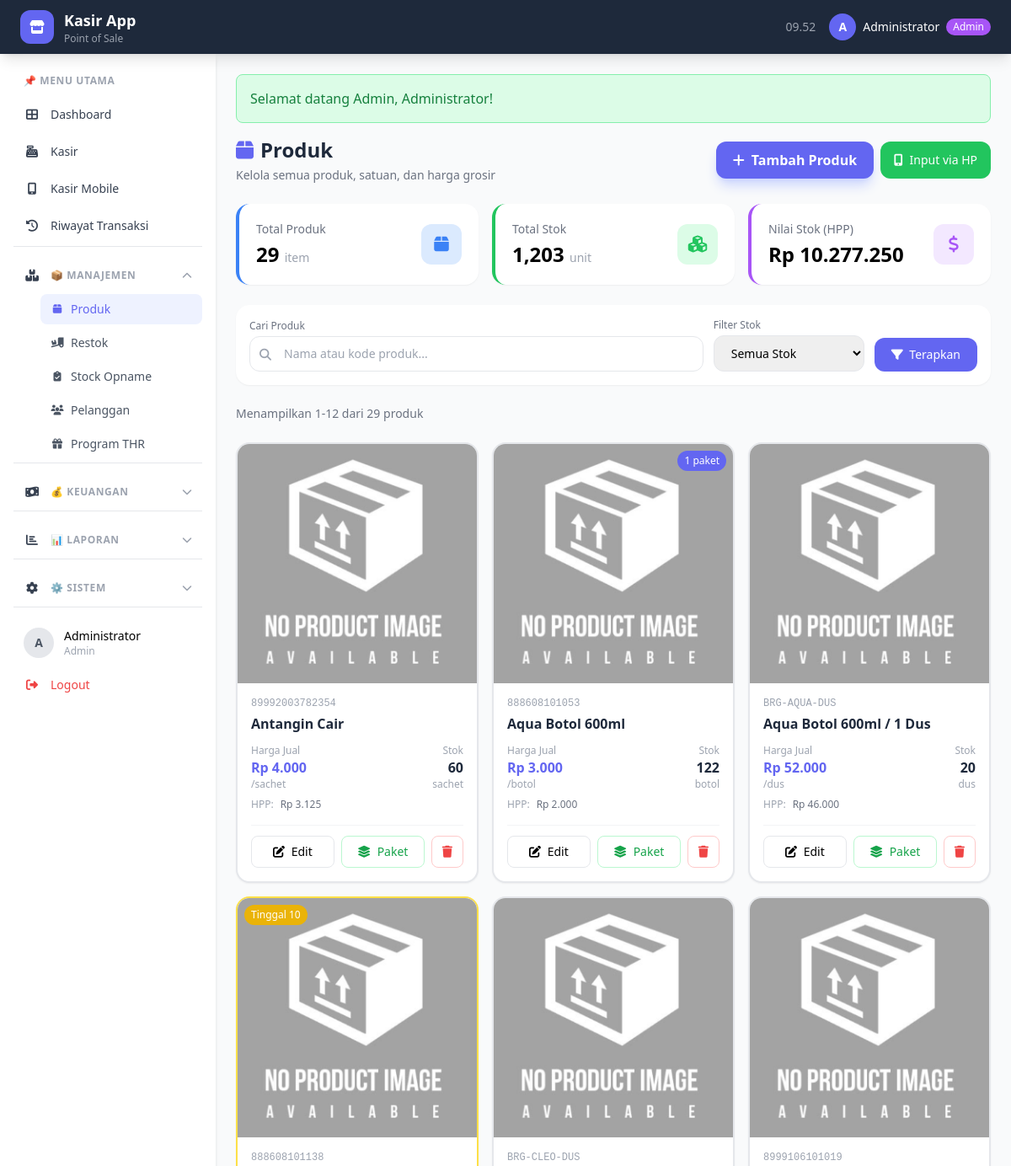
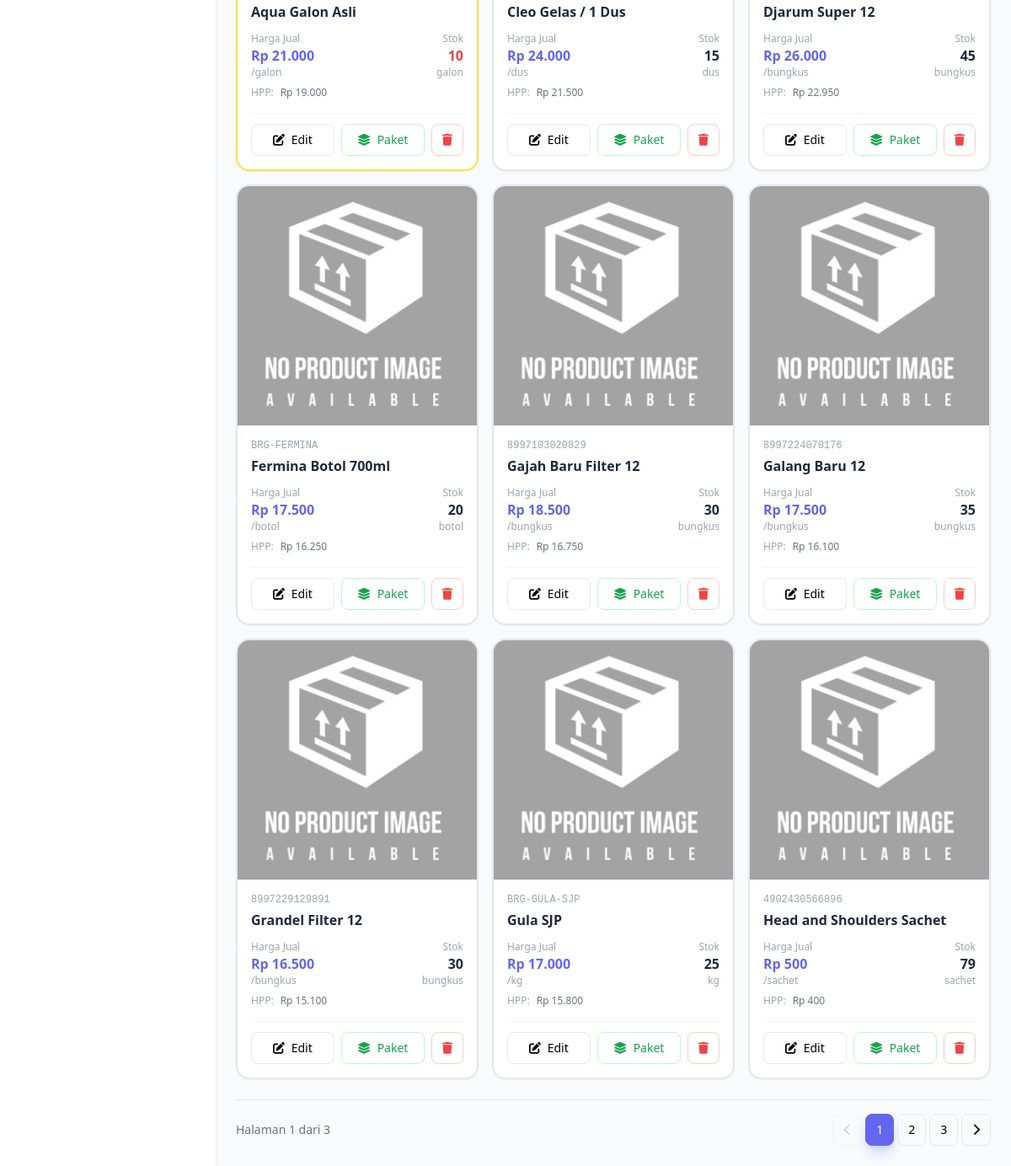
Screenshot of /index.php?page=produk (signed in) with the database file from the repository (2 pictures, top to bottom).
### tables this page shows
CREATE TABLE `produk` (
  `id` int(11) NOT NULL AUTO_INCREMENT,
  `kode` varchar(50) NOT NULL,
  `nama` varchar(100) NOT NULL,
  `gambar` varchar(255) DEFAULT NULL,
  `satuan_dasar` varchar(20) NOT NULL DEFAULT 'pcs',
  `harga_beli` decimal(10,2) NOT NULL DEFAULT 0.00,
  `harga_jual` decimal(10,2) NOT NULL DEFAULT 0.00,
  `stok_dasar` int(11) NOT NULL DEFAULT 0,
  `created_at` timestamp NOT NULL DEFAULT current_timestamp(),
  `updated_at` timestamp NOT NULL DEFAULT current_timestamp() ON UPDATE current_timestamp(),
  PRIMARY KEY (`id`),
  UNIQUE KEY `kode` (`kode`)
);

### functions/upload.php (called while the page is built, shortened)
<?php
function getGambar($gambar = null) {
    return "uploads/produk/default.png";
}
?>

### halaman/produk.php (the view, shortened to what this page needs)
<?php
$search = $_GET['search'] ?? '';
$filter_stok = $_GET['stok'] ?? 'semua';
$currentPage = isset($_GET['page_num']) ? max(1, (int)$_GET['page_num']) : 1;
$perPage = 12;
$where = "WHERE 1=1";
$totalQuery = mysqli_query($conn, "SELECT COUNT(*) as total FROM produk p $where");
$totalRows = mysqli_fetch_assoc($totalQuery)['total'];
$totalPages = ceil($totalRows / $perPage);
$start = ($currentPage - 1) * $perPage;
$produk_list = mysqli_query($conn, "
    SELECT p.*,
           (SELECT COUNT(*) FROM satuan WHERE produk_id = p.id) as jml_satuan,
           (SELECT COUNT(*) FROM grosir WHERE produk_id = p.id) as jml_grosir
    FROM produk p
    $where
    ORDER BY p.nama ASC
    LIMIT $start, $perPage
");
$total_produk = mysqli_fetch_assoc(mysqli_query($conn, "SELECT COUNT(*) as total FROM produk"))['total'];
$total_stok = mysqli_fetch_assoc(mysqli_query($conn, "SELECT COALESCE(SUM(stok_dasar),0) as total FROM produk"))['total'];
$total_nilai = mysqli_fetch_assoc(mysqli_query($conn, "SELECT COALESCE(SUM(stok_dasar * harga_beli),0) as total FROM produk"))['total'];
?>
<div class="space-y-6">
    <div class="flex flex-col md:flex-row md:items-center md:justify-between gap-4">
        <div>
            <h1 class="text-2xl font-bold text-dark">
                <i class="fas fa-box text-primary mr-2"></i>Produk
            </h1>
            <p class="text-sm text-gray-500 mt-1">Kelola semua produk, satuan, dan harga grosir</p>
        </div>
        <div class="flex gap-2">
            <a href="?page=produk-tambah"
               class="inline-flex items-center justify-center gap-2 bg-primary text-white px-5 py-2.5 rounded-xl font-semibold hover:bg-indigo-700 transition shadow-lg shadow-indigo-200">
                <i class="fas fa-plus"></i> Tambah Produk
            </a>
            <a href="?page=input-produk-mobile"
   class="inline-flex items-center gap-2 bg-green-500 text-white px-4 py-2 rounded-xl text-sm font-medium hover:bg-green-600 transition">
    <i class="fas fa-mobile-alt"></i> Input via HP
</a>
        </div>
    </div>
    <div class="grid grid-cols-1 md:grid-cols-3 gap-4">
        <div class="bg-white rounded-2xl shadow-sm p-5 border-l-4 border-blue-500 hover:shadow-md transition">
            <div class="flex items-center justify-between">
                <div>
                    <p class="text-sm text-gray-500">Total Produk</p>
                    <p class="text-2xl font-bold mt-1"><?= $total_produk ?> <span class="text-sm font-normal text-gray-400">item</span></p>
                </div>
                <div class="w-12 h-12 bg-blue-100 rounded-xl flex items-center justify-center">
                    <i class="fas fa-box text-blue-500 text-xl"></i>
                </div>
            </div>
        </div>
        <div class="bg-white rounded-2xl shadow-sm p-5 border-l-4 border-green-500 hover:shadow-md transition">
            <div class="flex items-center justify-between">
                <div>
                    <p class="text-sm text-gray-500">Total Stok</p>
                    <p class="text-2xl font-bold mt-1"><?= number_format($total_stok) ?> <span class="text-sm font-normal text-gray-400">unit</span></p>
                </div>
                <div class="w-12 h-12 bg-green-100 rounded-xl flex items-center justify-center">
                    <i class="fas fa-cubes text-green-500 text-xl"></i>
                </div>
            </div>
        </div>
        <div class="bg-white rounded-2xl shadow-sm p-5 border-l-4 border-purple-500 hover:shadow-md transition">
            <div class="flex items-center justify-between">
                <div>
                    <p class="text-sm text-gray-500">Nilai Stok (HPP)</p>
                    <p class="text-2xl font-bold mt-1"><?= rupiah($total_nilai) ?></p>
                </div>
                <div class="w-12 h-12 bg-purple-100 rounded-xl flex items-center justify-center">
                    <i class="fas fa-dollar-sign text-purple-500 text-xl"></i>
                </div>
            </div>
        </div>
    </div>
    <div class="bg-white rounded-2xl shadow-sm p-4">
        <form method="get" class="flex flex-wrap gap-3 items-end">
            <div class="flex-1 min-w-[200px]">
                <label class="text-xs text-gray-500 font-medium block mb-1">Cari Produk</label>
                <div class="relative">
                    <i class="fas fa-search absolute left-3 top-3 text-gray-400 text-sm"></i>
                    <input type="text" name="search" value="<?= htmlspecialchars($search) ?>"
                           placeholder="Nama atau kode produk..."
                           class="w-full pl-10 pr-4 py-2.5 border border-gray-200 rounded-xl text-sm focus:ring-2 focus:ring-primary focus:border-transparent outline-none transition">
                </div>
            </div>
            <div>
                <label class="text-xs text-gray-500 font-medium block mb-1">Filter Stok</label>
                <select name="stok" class="px-4 py-2.5 border border-gray-200 rounded-xl text-sm focus:ring-2 focus:ring-primary outline-none">
                    <option value="semua" <?= $filter_stok == 'semua' ? 'selected' : '' ?>>Semua Stok</option>
                </select>
            </div>
            <div class="flex gap-2">
                <button type="submit" class="bg-primary text-white px-5 py-2.5 rounded-xl text-sm font-medium hover:bg-indigo-700 transition">
                    <i class="fas fa-filter mr-1"></i> Terapkan
                </button>
            </div>
        </form>
    </div>
    <div class="flex items-center justify-between">
        <p class="text-sm text-gray-500">
            <?php if($totalRows > 0): ?>
            Menampilkan <span class="font-medium"><?= $start + 1 ?>-<?= min($totalRows, $start + $perPage) ?></span>
            dari <span class="font-medium"><?= $totalRows ?></span> produk
            <?php else: ?>
            Tidak ada produk ditemukan
            <?php endif; ?>
        </p>
    </div>
    <div id="produk-grid" class="grid grid-cols-1 sm:grid-cols-2 lg:grid-cols-3 xl:grid-cols-4 gap-4">
        <?php while($p = mysqli_fetch_assoc($produk_list)):
            if($p['stok_dasar'] <= 0) {
                $border_class = 'border-red-300';
                $badge_stok = '<span class="absolute top-2 left-2 bg-red-500 text-white text-xs px-2 py-1 rounded-full font-medium">Habis</span>';
            } elseif($p['stok_dasar'] <= 10) {
                $border_class = 'border-yellow-300';
                $badge_stok = '<span class="absolute top-2 left-2 bg-yellow-500 text-white text-xs px-2 py-1 rounded-full font-medium">Tinggal '.$p['stok_dasar'].'</span>';
            } else {
                $border_class = 'border-gray-200';
                $badge_stok = '';
            }
        ?>
        <div class="produk-card bg-white rounded-2xl shadow-sm border-2 <?= $border_class ?> overflow-hidden hover:shadow-lg transition group">
            <div class="aspect-square bg-gray-100 overflow-hidden relative">
                <img src="<?= getGambar($p['gambar']) ?>"
                     alt="<?= htmlspecialchars($p['nama']) ?>"
                     class="w-full h-full object-cover group-hover:scale-110 transition duration-300"
                     onerror="this.src='uploads/produk/default.png'">
                <?= $badge_stok ?>
                <?php if($p['jml_satuan'] > 0 || $p['jml_grosir'] > 0): ?>
                <span class="absolute top-2 right-2 bg-primary text-white text-xs px-2 py-1 rounded-full font-medium">
                    <?= ($p['jml_satuan'] + $p['jml_grosir']) ?> paket
                </span>
                <?php endif; ?>
            </div>
            <div class="p-4">
                <p class="text-xs text-gray-400 font-mono"><?= htmlspecialchars($p['kode']) ?></p>
                <h3 class="font-semibold text-dark truncate mt-1" title="<?= htmlspecialchars($p['nama']) ?>">
                    <?= htmlspecialchars($p['nama']) ?>
                </h3>
                <div class="grid grid-cols-2 gap-3 mt-3">
                    <div>
                        <p class="text-xs text-gray-400">Harga Jual</p>
                        <p class="font-bold text-primary"><?= rupiah($p['harga_jual']) ?></p>
                        <p class="text-xs text-gray-400">/<?= $p['satuan_dasar'] ?></p>
                    </div>
                    <div class="text-right">
                        <p class="text-xs text-gray-400">Stok</p>
                        <p class="font-bold <?= $p['stok_dasar'] <= 10 ? 'text-red-500' : 'text-dark' ?>">
                            <?= $p['stok_dasar'] ?>
                        </p>
                        <p class="text-xs text-gray-400"><?= $p['satuan_dasar'] ?></p>
                    </div>
                </div>
                <div class="mt-2 flex items-center gap-2">
                    <span class="text-xs text-gray-400">HPP:</span>
                    <span class="text-xs font-medium text-gray-500"><?= rupiah($p['harga_beli']) ?></span>
                </div>
                <div class="flex gap-2 mt-4 pt-3 border-t border-gray-100">
                    <a href="?page=produk-edit&id=<?= $p['id'] ?>"
                       class="flex-1 text-center py-2 text-sm border border-gray-200 rounded-lg hover:bg-primary hover:text-white hover:border-primary transition group/btn">
                        <i class="fas fa-edit mr-1 group-hover/btn:text-white"></i> Edit
                    </a>
                    <a href="?page=satuan&produk_id=<?= $p['id'] ?>"
                       class="flex-1 text-center py-2 text-sm border border-green-200 text-green-600 rounded-lg hover:bg-green-500 hover:text-white hover:border-green-500 transition">
                        <i class="fas fa-layer-group mr-1"></i> Paket
                    </a>
                    <button onclick="hapusProduk(<?= $p['id'] ?>, '<?= addslashes(htmlspecialchars($p['nama'])) ?>')"
                            class="px-3 py-2 text-sm border border-red-200 text-red-500 rounded-lg hover:bg-red-500 hover:text-white hover:border-red-500 transition"
                            title="Hapus">
                        <i class="fas fa-trash"></i>
                    </button>
                </div>
            </div>
        </div>
        <?php endwhile; ?>
    </div>
    <?php if($totalPages > 1): ?>
    <div class="flex items-center justify-between mt-6 pt-4 border-t border-gray-200">
        <p class="text-sm text-gray-500">
            Halaman <span class="font-medium"><?= $currentPage ?></span> dari <span class="font-medium"><?= $totalPages ?></span>
        </p>
        <div class="flex gap-1">
            <?php if($currentPage > 1):
                $prevUrl = "?page=produk&page_num=" . ($currentPage - 1);
                if($search) $prevUrl .= "&search=" . urlencode($search);
                if($filter_stok != 'semua') $prevUrl .= "&stok=" . $filter_stok;
            ?>
            <a href="<?= $prevUrl ?>" class="px-3 py-2 border border-gray-200 rounded-lg text-sm hover:bg-gray-100 transition">
                <i class="fas fa-chevron-left"></i>
            </a>
            <?php else: ?>
            <span class="px-3 py-2 border border-gray-100 rounded-lg text-sm text-gray-300 cursor-not-allowed">
                <i class="fas fa-chevron-left"></i>
            </span>
            <?php endif; ?>
            <?php
            $startPage = max(1, $currentPage - 2);
            $endPage = min($totalPages, $currentPage + 2);
            ?>
            <?php for($i = $startPage; $i <= $endPage; $i++):
                $pageUrl = "?page=produk&page_num=$i";
                $activeClass = $i == $currentPage ? 'bg-primary text-white border-primary shadow-lg shadow-indigo-200' : 'border-gray-200 hover:bg-gray-100';
            ?>
            <a href="<?= $pageUrl ?>" class="px-3 py-2 border rounded-lg text-sm <?= $activeClass ?> transition">
                <?= $i ?>
            </a>
            <?php endfor; ?>
            <?php if($currentPage < $totalPages):
                $nextUrl = "?page=produk&page_num=" . ($currentPage + 1);
            ?>
            <a href="<?= $nextUrl ?>" class="px-3 py-2 border border-gray-200 rounded-lg text-sm hover:bg-gray-100 transition">
                <i class="fas fa-chevron-right"></i>
            </a>
            <?php else: ?>
            <span class="px-3 py-2 border border-gray-100 rounded-lg text-sm text-gray-300 cursor-not-allowed">
                <i class="fas fa-chevron-right"></i>
            </span>
            <?php endif; ?>
        </div>
    </div>
    <?php endif; ?>
</div>

### rows the page displays
produk: kode "89992003782354", nama "Antangin Cair", harga_jual "Rp 4.000", satuan_dasar "sachet", stok_dasar "60", harga_beli "Rp 3.125"
produk: jml_grosir "1", kode "888608101053", nama "Aqua Botol 600ml", harga_jual "Rp 3.000", satuan_dasar "botol", stok_dasar "122", harga_beli "Rp 2.000"
produk: kode "BRG-AQUA-DUS", nama "Aqua Botol 600ml / 1 Dus", harga_jual "Rp 52.000", satuan_dasar "dus", stok_dasar "20", harga_beli "Rp 46.000"
produk: stok_dasar "10", kode "888608101138", nama "Aqua Galon Asli", harga_jual "Rp 21.000", satuan_dasar "galon", harga_beli "Rp 19.000"
produk: kode "BRG-CLEO-DUS", nama "Cleo Gelas / 1 Dus", harga_jual "Rp 24.000", satuan_dasar "dus", stok_dasar "15", harga_beli "Rp 21.500"
produk: kode "8999106101019", nama "Djarum Super 12", harga_jual "Rp 26.000", satuan_dasar "bungkus", stok_dasar "45", harga_beli "Rp 22.950"
produk: kode "BRG-FERMINA", nama "Fermina Botol 700ml", harga_jual "Rp 17.500", satuan_dasar "botol", stok_dasar "20", harga_beli "Rp 16.250"
produk: kode "8997103020829", nama "Gajah Baru Filter 12", harga_jual "Rp 18.500", satuan_dasar "bungkus", stok_dasar "30", harga_beli "Rp 16.750"
produk: kode "8997224070176", nama "Galang Baru 12", harga_jual "Rp 17.500", satuan_dasar "bungkus", stok_dasar "35", harga_beli "Rp 16.100"
produk: kode "8997229129891", nama "Grandel Filter 12", harga_jual "Rp 16.500", satuan_dasar "bungkus", stok_dasar "30", harga_beli "Rp 15.100"
produk: kode "BRG-GULA-SJP", nama "Gula SJP", harga_jual "Rp 17.000", satuan_dasar "kg", stok_dasar "25", harga_beli "Rp 15.800"
produk: kode "4902430566896", nama "Head and Shoulders Sachet", harga_jual "Rp 500", satuan_dasar "sachet", stok_dasar "79", harga_beli "Rp 400"

### other values shown
APP_NAME "Kasir App"
substr($user['nama'], 0, 1) "A"
$user['nama'] "Administrator"
$user['role'] "Admin"
$_SESSION[$nama] "Selamat datang Admin, Administrator!"
$total_produk "29"
$total_stok "1,203"
rupiah($total_nilai) "Rp 10.277.250"
$start + 1 "1"
min($totalRows, $start + $perPage) "12"
$totalRows "29"
$currentPage "1"
$totalPages "3"
